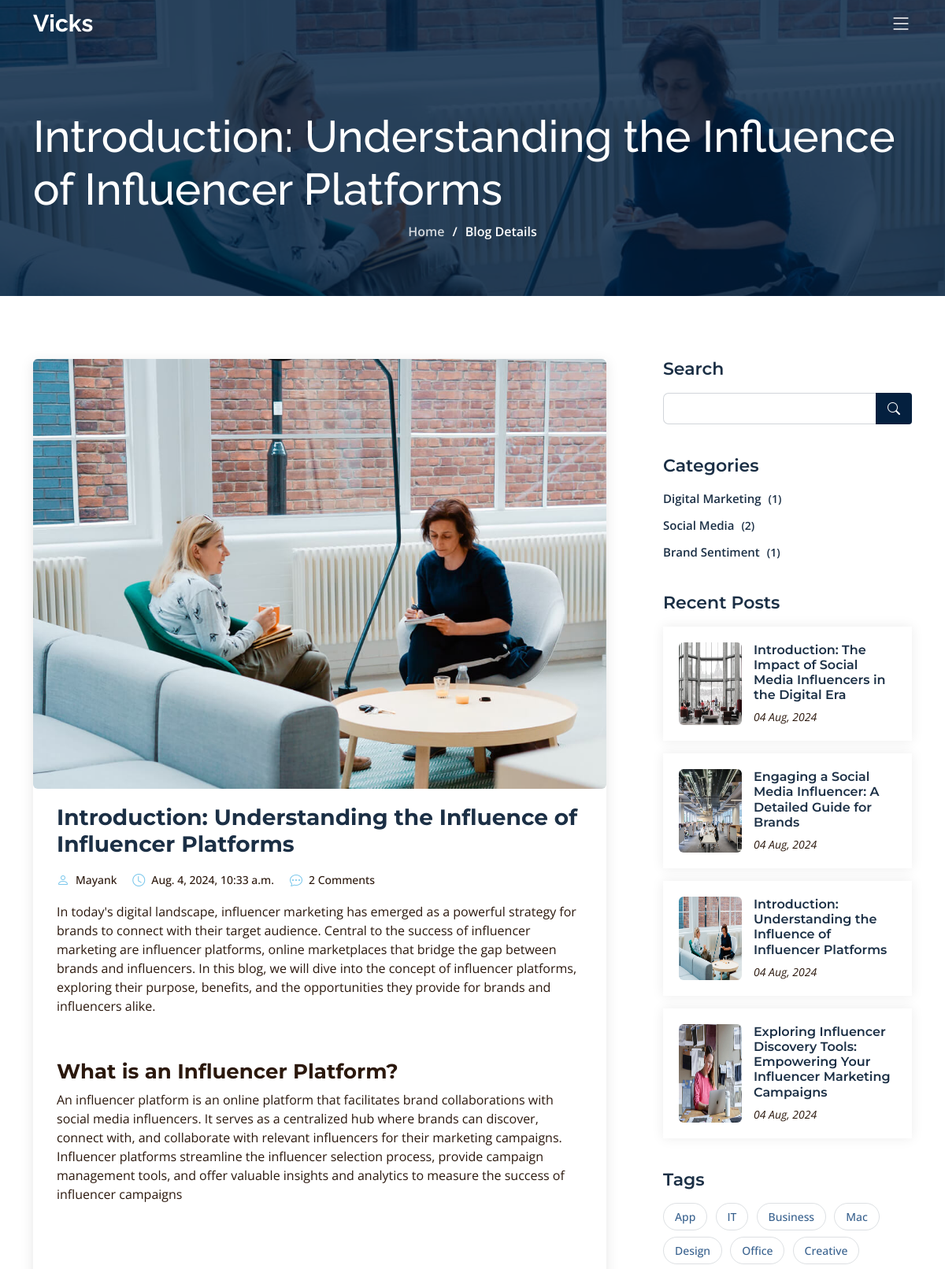
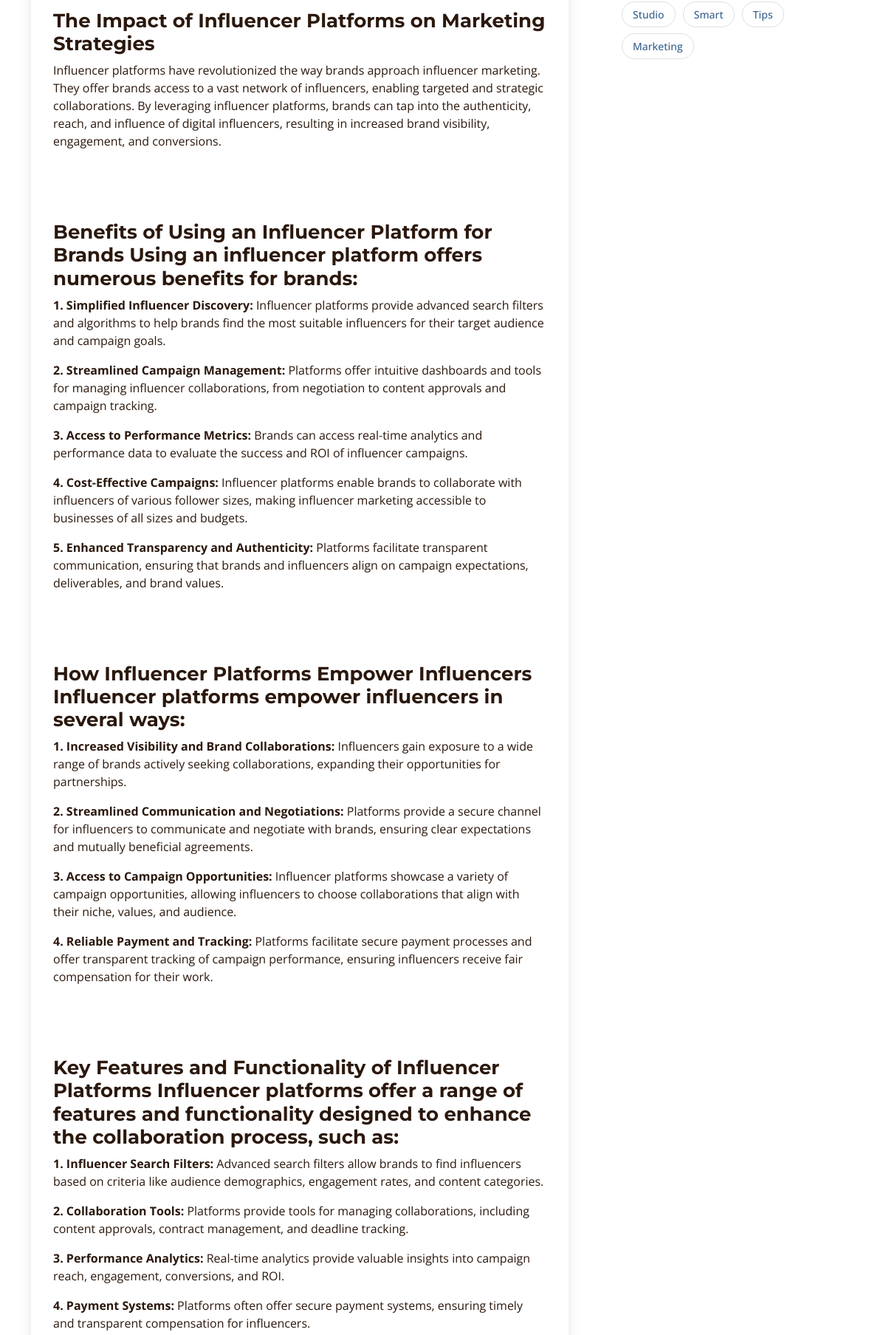
Screenshot of /blogs/introduction-understanding-the-influence-of-influencer-platforms/ (upper part) with the database file from the repository (2 pictures, top to bottom).
### blog/models.py (models this page shows, shortened)
class Article(models.Model):
    meta_title = models.CharField(max_length=255)
    meta_description = models.TextField()
    meta_keywords = models.TextField()
    article_slug = models.SlugField(unique=True, max_length=255)
    author_name = models.CharField(max_length=255)
    article_title_h1 = models.CharField(max_length=255)
    category_name = models.ForeignKey('BlogCategory', on_delete=models.CASCADE)
    article_short_description = models.CharField(max_length=200)
    article_date = models.DateTimeField(default=timezone.now, blank=True, null=True)
    thoughts = models.TextField()
    description = RichTextField()
    image = models.ImageField(upload_to='article_images/')

class BlogCategory(models.Model):
    category_name = models.CharField(max_length=255)
    def article_count(self):
        return self.article_set.count()

### blog/views.py (the view)
# urls.py: path('blogs/<slug:article_slug>/', blog_views.blog_details, name='article_detail'),
def blog_details(request, article_slug):
    article = get_object_or_404(Article, article_slug=article_slug)
    recent_posts = Article.objects.all().order_by('-article_date')[:10]
    categories = BlogCategory.objects.all()
    comments = article.comments.filter(active=True)
    new_comment = None
    if request.method == 'POST':
        comment_form = CommentForm(data=request.POST)
        if comment_form.is_valid():
            new_comment = comment_form.save(commit=False)
            new_comment.article = article
            new_comment.save()
            return redirect('article_detail', article_slug=article_slug)
    else:
        comment_form = CommentForm()
    return render(request, 'blog-details.html', {
        'article': article,
        'recent_posts': recent_posts,
        'comments': comments,
        'categories': categories,
        'new_comment': new_comment,
        'comment_form': comment_form
    })

### blog/forms.py
class CommentForm(forms.ModelForm):
    class Meta:
        model = Comment
        fields = ('name', 'email', 'body')

### blog/templates/blog-details.html (shortened to what this page needs)
{% extends "base.html" %}
{% load static %}
{% block content %}
<div class="breadcrumbs d-flex align-items-center" style="background-image: url('{{ article.image.url }}');">
  <div class="container position-relative d-flex flex-column align-items-center">
    <h2>{{ article.article_title_h1 }}</h2>
    <ol>
      <li><a href="/">Home</a></li>
      <li>Blog Details</li>
    </ol>
  </div>
</div>
<section id="blog" class="blog">
  <div class="container" data-aos="fade-up">
    <div class="row g-5">
      <div class="col-lg-8" data-aos="fade-up" data-aos-delay="200">
        <article class="blog-details">
          <div class="post-img">
            <img src="{{ article.image.url }}" alt="{{ article.article_title_h1 }}" class="img-fluid rounded">
          </div>
          <h2 class="title">{{ article.article_title_h1 }}</h2>
          <div class="meta-top">
            <ul>
              <li class="d-flex align-items-center"><i class="bi bi-person"></i> <a href="#">{{ article.author_name }}</a></li>
              <li class="d-flex align-items-center"><i class="bi bi-clock"></i> <a href="#"><time datetime="{{ article.article_date }}">{{ article.article_date }}</time></a></li>
              <li class="d-flex align-items-center"><i class="bi bi-chat-dots"></i> <a href="#">{{ comments.count }} Comments</a></li>
            </ul>
          </div>
          <div class="content">
            {{ article.description|safe }}
          </div>
          <br><br>
          {% for detail in article.articledetails_set.all %}
          <br><br>
          {% endfor %}
        </article>
      </div>
      <div class="col-lg-4" data-aos="fade-up" data-aos-delay="400">
        <div class="sidebar ps-lg-4">
          <div class="sidebar-item search-form">
            <h3 class="sidebar-title">Search</h3>
            <form action="" class="mt-3">
              <input type="text">
              <button type="submit"><i class="bi bi-search"></i></button>
            </form>
          </div>
          <div class="sidebar-item categories">
              <h3 class="sidebar-title">Categories</h3>
              <ul class="mt-3">
                  {% for category in categories %}
                      <li><a href="/category/{{ category.category_name }}/">{{ category.category_name }} <span>({{ category.article_count }})</span></a></li>
                  {% endfor %}
              </ul>
          </div>
          <div class="sidebar-item recent-posts">
            <h3 class="sidebar-title">Recent Posts</h3>
            <div class="mt-3">
              {% for recent_post in recent_posts %}
              <div class="post-item mt-3">
                <img src="{{ recent_post.image.url }}" alt="" class="flex-shrink-0">
                <div>
                  <h4><a href="{% url 'article_detail' recent_post.article_slug %}">{{ recent_post.article_title_h1 }}</a></h4>
                  <time datetime="{{ recent_post.article_date }}">{{ recent_post.article_date|date:"d M, Y" }}</time>
                </div>
              </div>
              {% endfor %}
            </div>
          </div>
          <div class="sidebar-item tags">
            <h3 class="sidebar-title">Tags</h3>
            <ul class="mt-3">
              <li><a href="#">App</a></li>
              <li><a href="#">IT</a></li>
              <li><a href="#">Business</a></li>
              <li><a href="#">Mac</a></li>
              <li><a href="#">Design</a></li>
              <li><a href="#">Office</a></li>
              <li><a href="#">Creative</a></li>
              <li><a href="#">Studio</a></li>
              <li><a href="#">Smart</a></li>
              <li><a href="#">Tips</a></li>
              <li><a href="#">Marketing</a></li>
            </ul>
          </div>
        </div>
      </div>
    </div>
  </div>
</section>
{% endblock %}

### rows the page displays
Article: image (picture), article_title_h1 "Introduction: Understanding the Influence of Influencer Platforms", author_name "Mayank", article_date "Aug. 4, 2024, 10:33 a.m.", description "In today's digital landscape, influencer marketing has emerged as a powerful strategy for brands to connect with their target audience. Central to the success of influencer marketing are influencer platforms, online marketplaces that bridge the gap between brands and influencers. In this blog, we will dive into the concept of influencer platforms, exploring their purpose, benefits, and the opportunities they provide for brands and influencers alike. What is an Influencer Platform? An influencer platform is an online platform that facilitates brand collaborations with social media influencers. It serves as a centralized hub where brands can discover, connect with, and collaborate with…", article_date "04 Aug, 2024"
BlogCategory: category_name "Digital Marketing", article_count "1"
BlogCategory: category_name "Social Media", article_count "2"
BlogCategory: category_name "Brand Sentiment", article_count "1"
Article: image (picture), article_title_h1 "Introduction: The Impact of Social Media Influencers in the Digital Era", article_date "04 Aug, 2024"
Article: image (picture), article_title_h1 "Engaging a Social Media Influencer: A Detailed Guide for Brands", article_date "04 Aug, 2024"
Article: image (picture), article_title_h1 "Exploring Influencer Discovery Tools: Empowering Your Influencer Marketing Campaigns", article_date "04 Aug, 2024"

### other values shown
{{ comments.count }} "2"
